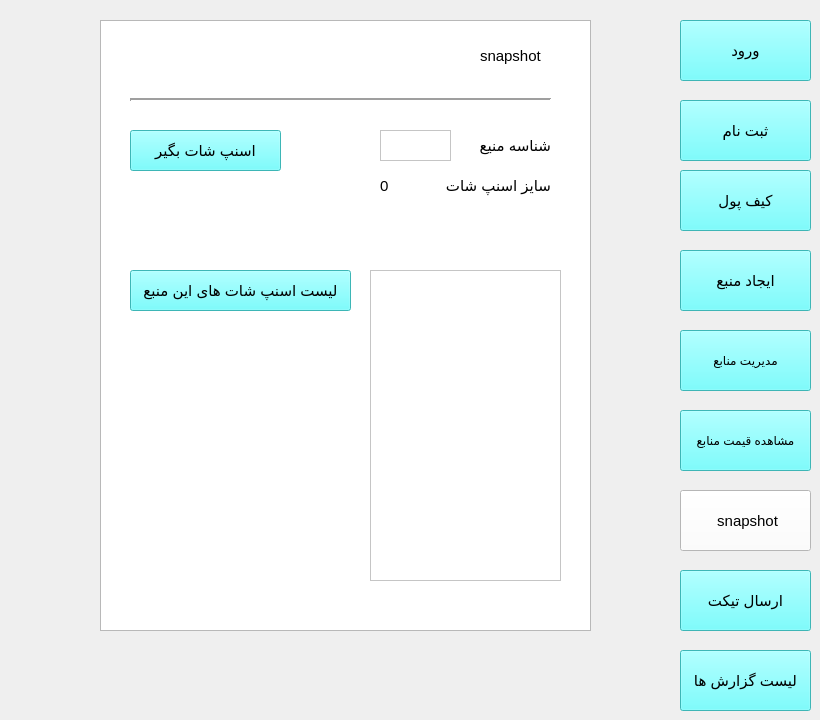
    <widget class="QWidget" name="page_7">
     <widget class="QPushButton" name="pushButton_49">
      <property name="geometry">
       <rect>
        <x>680</x>
        <y>330</y>
        <width>131</width>
        <height>61</height>
       </rect>
      </property>
      <property name="font">
       <font>
        <pointsize>9</pointsize>
        <weight>50</weight>
        <bold>false</bold>
       </font>
      </property>
      <property name="styleSheet">
       <string notr="true">background-color: rgb(255, 255, 255);
background-color: rgb(85, 255, 255);</string>
      </property>
      <property name="text">
       <string>مدیریت منابع</string>
      </property>
     </widget>
     <widget class="QPushButton" name="pushButton_50">
      <property name="geometry">
       <rect>
        <x>680</x>
        <y>250</y>
        <width>131</width>
        <height>61</height>
       </rect>
      </property>
      <property name="font">
       <font>
        <pointsize>11</pointsize>
       </font>
      </property>
      <property name="styleSheet">
       <string notr="true">background-color: rgb(85, 255, 255);</string>
      </property>
      <property name="text">
       <string>ایجاد منبع</string>
      </property>
     </widget>
     <widget class="QPushButton" name="wallet_btn_7">
      <property name="geometry">
       <rect>
        <x>680</x>
        <y>170</y>
        <width>131</width>
        <height>61</height>
       </rect>
      </property>
      <property name="font">
       <font>
        <pointsize>11</pointsize>
       </font>
      </property>
      <property name="styleSheet">
       <string notr="true">background-color: rgb(85, 255, 255);</string>
      </property>
      <property name="text">
       <string>کیف پول</string>
      </property>
     </widget>
     <widget class="QPushButton" name="pushButton_51">
      <property name="geometry">
       <rect>
        <x>680</x>
        <y>570</y>
        <width>131</width>
        <height>61</height>
       </rect>
      </property>
      <property name="font">
       <font>
        <pointsize>11</pointsize>
       </font>
      </property>
      <property name="styleSheet">
       <string notr="true">background-color: rgb(85, 255, 255);</string>
      </property>
      <property name="text">
       <string>ارسال تیکت</string>
      </property>
     </widget>
     <widget class="QPushButton" name="pushButton_52">
      <property name="geometry">
       <rect>
        <x>680</x>
        <y>490</y>
        <width>131</width>
        <height>61</height>
       </rect>
      </property>
      <property name="font">
       <font>
        <pointsize>11</pointsize>
       </font>
      </property>
      <property name="styleSheet">
       <string notr="true">background-color: rgb(85, 255, 255);
background-color: rgb(255, 255, 255);</string>
      </property>
      <property name="text">
       <string> snapshot</string>
      </property>
     </widget>
     <widget class="QPushButton" name="sabtenam_btn3_7">
      <property name="geometry">
       <rect>
        <x>680</x>
        <y>100</y>
        <width>131</width>
        <height>61</height>
       </rect>
      </property>
      <property name="font">
       <font>
        <pointsize>11</pointsize>
       </font>
      </property>
      <property name="styleSheet">
       <string notr="true">background-color: rgb(85, 255, 255);</string>
      </property>
      <property name="text">
       <string>ثبت نام</string>
      </property>
     </widget>
     <widget class="QPushButton" name="pushButton_53">
      <property name="geometry">
       <rect>
        <x>680</x>
        <y>410</y>
        <width>131</width>
        <height>61</height>
       </rect>
      </property>
      <property name="font">
       <font>
        <pointsize>9</pointsize>
       </font>
      </property>
      <property name="styleSheet">
       <string notr="true">background-color: rgb(85, 255, 255);</string>
      </property>
      <property name="text">
       <string>مشاهده قیمت منابع</string>
      </property>
     </widget>
     <widget class="QPushButton" name="login_btn2_7">
      <property name="geometry">
       <rect>
        <x>680</x>
        <y>20</y>
        <width>131</width>
        <height>61</height>
       </rect>
      </property>
      <property name="font">
       <font>
        <pointsize>11</pointsize>
       </font>
      </property>
      <property name="styleSheet">
       <string notr="true">background-color: rgb(255, 255, 255);
background-color: rgb(85, 255, 255);</string>
      </property>
      <property name="text">
       <string>ورود</string>
      </property>
     </widget>
     <widget class="QGraphicsView" name="graphicsView_18">
      <property name="geometry">
       <rect>
        <x>100</x>
        <y>20</y>
        <width>491</width>
        <height>611</height>
       </rect>
      </property>
     </widget>
     <widget class="QLabel" name="label_169">
      <property name="geometry">
       <rect>
        <x>460</x>
        <y>130</y>
        <width>91</width>
        <height>31</height>
       </rect>
      </property>
      <property name="font">
       <font>
        <pointsize>11</pointsize>
       </font>
      </property>
      <property name="text">
       <string>شناسه منیع</string>
      </property>
     </widget>
     <widget class="QLabel" name="label_170">
      <property name="geometry">
       <rect>
        <x>480</x>
        <y>40</y>
        <width>81</width>
        <height>31</height>
       </rect>
      </property>
      <property name="font">
       <font>
        <pointsize>11</pointsize>
       </font>
      </property>
      <property name="text">
       <string>snapshot</string>
      </property>
     </widget>
     <widget class="Line" name="line_14">
      <property name="geometry">
       <rect>
        <x>130</x>
        <y>90</y>
        <width>421</width>
        <height>20</height>
       </rect>
      </property>
      <property name="lineWidth">
       <number>2</number>
      </property>
      <property name="orientation">
       <enum>Qt::Horizontal</enum>
      </property>
     </widget>
     <widget class="QLabel" name="label_171">
      <property name="geometry">
       <rect>
        <x>430</x>
        <y>170</y>
        <width>121</width>
        <height>31</height>
       </rect>
      </property>
      <property name="font">
       <font>
        <pointsize>11</pointsize>
       </font>
      </property>
      <property name="text">
       <string>سایز اسنپ شات</string>
      </property>
     </widget>
     <widget class="QPushButton" name="addsnapshot">
      <property name="geometry">
       <rect>
        <x>130</x>
        <y>130</y>
        <width>151</width>
        <height>41</height>
       </rect>
      </property>
      <property name="font">
       <font>
        <pointsize>11</pointsize>
       </font>
      </property>
      <property name="styleSheet">
       <string notr="true">background-color: rgb(85, 255, 255);</string>
      </property>
      <property name="text">
       <string>اسنپ شات بگیر</string>
      </property>
     </widget>
     <widget class="QPushButton" name="pushButton_54">
      <property name="geometry">
       <rect>
        <x>680</x>
        <y>650</y>
        <width>131</width>
        <height>61</height>
       </rect>
      </property>
      <property name="font">
       <font>
        <pointsize>11</pointsize>
       </font>
      </property>
      <property name="styleSheet">
       <string notr="true">background-color: rgb(85, 255, 255);</string>
      </property>
      <property name="text">
       <string>لیست گزارش ها</string>
      </property>
     </widget>
     <widget class="QTextEdit" name="userconfigId">
      <property name="geometry">
       <rect>
        <x>380</x>
        <y>130</y>
        <width>71</width>
        <height>31</height>
       </rect>
      </property>
      <property name="styleSheet">
       <string notr="true">background-color: rgb(255, 255, 255);</string>
      </property>
     </widget>
     <widget class="QLabel" name="snapshot_size">
      <property name="geometry">
       <rect>
        <x>380</x>
        <y>170</y>
        <width>61</width>
        <height>31</height>
       </rect>
      </property>
      <property name="font">
       <font>
        <pointsize>11</pointsize>
       </font>
      </property>
      <property name="text">
       <string>0</string>
      </property>
     </widget>
     <widget class="QTextEdit" name="snapshots">
      <property name="geometry">
       <rect>
        <x>370</x>
        <y>270</y>
        <width>191</width>
        <height>311</height>
       </rect>
      </property>
      <property name="styleSheet">
       <string notr="true">background-color: rgb(255, 255, 255);</string>
      </property>
     </widget>
     <widget class="QPushButton" name="getsnapshots">
      <property name="geometry">
       <rect>
        <x>130</x>
        <y>270</y>
        <width>221</width>
        <height>41</height>
       </rect>
      </property>
      <property name="font">
       <font>
        <pointsize>11</pointsize>
       </font>
      </property>
      <property name="styleSheet">
       <string notr="true">background-color: rgb(85, 255, 255);</string>
      </property>
      <property name="text">
       <string>لیست اسنپ شات های این منبع</string>
      </property>
     </widget>
    </widget>
